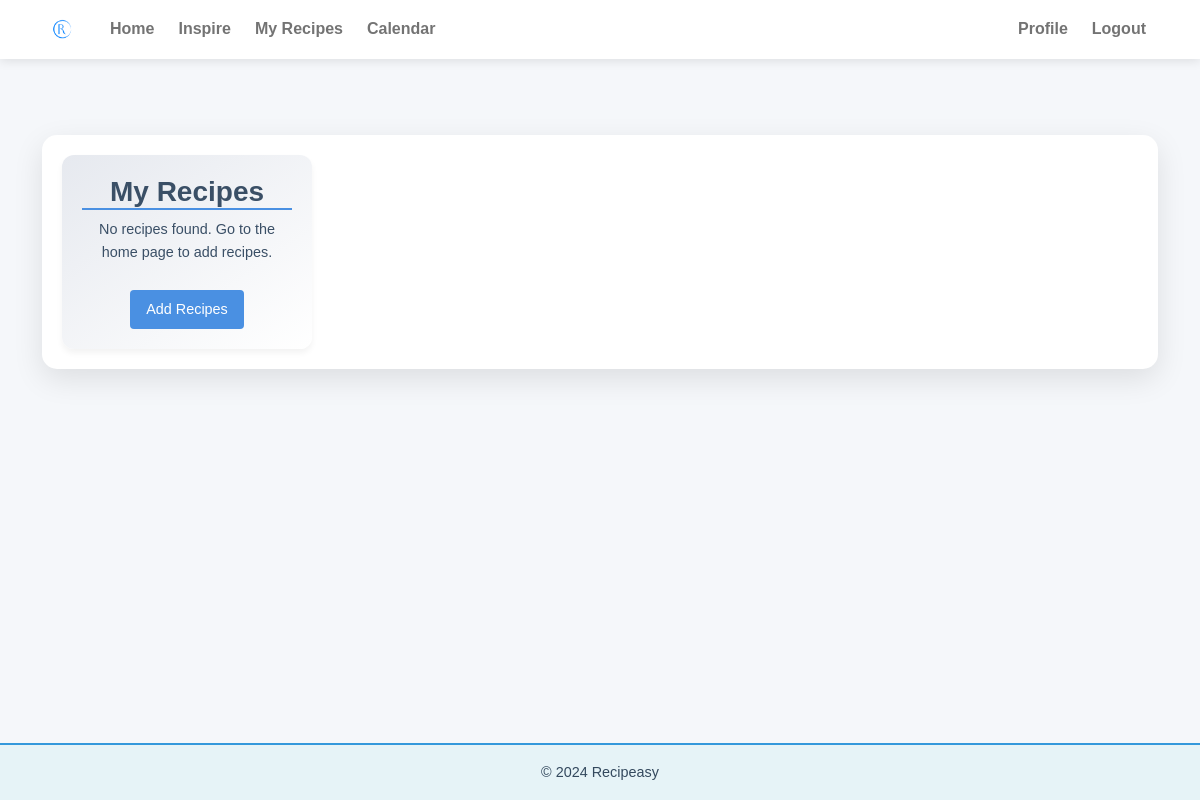
Page /calendar/ (signed in) on the earlier database version.
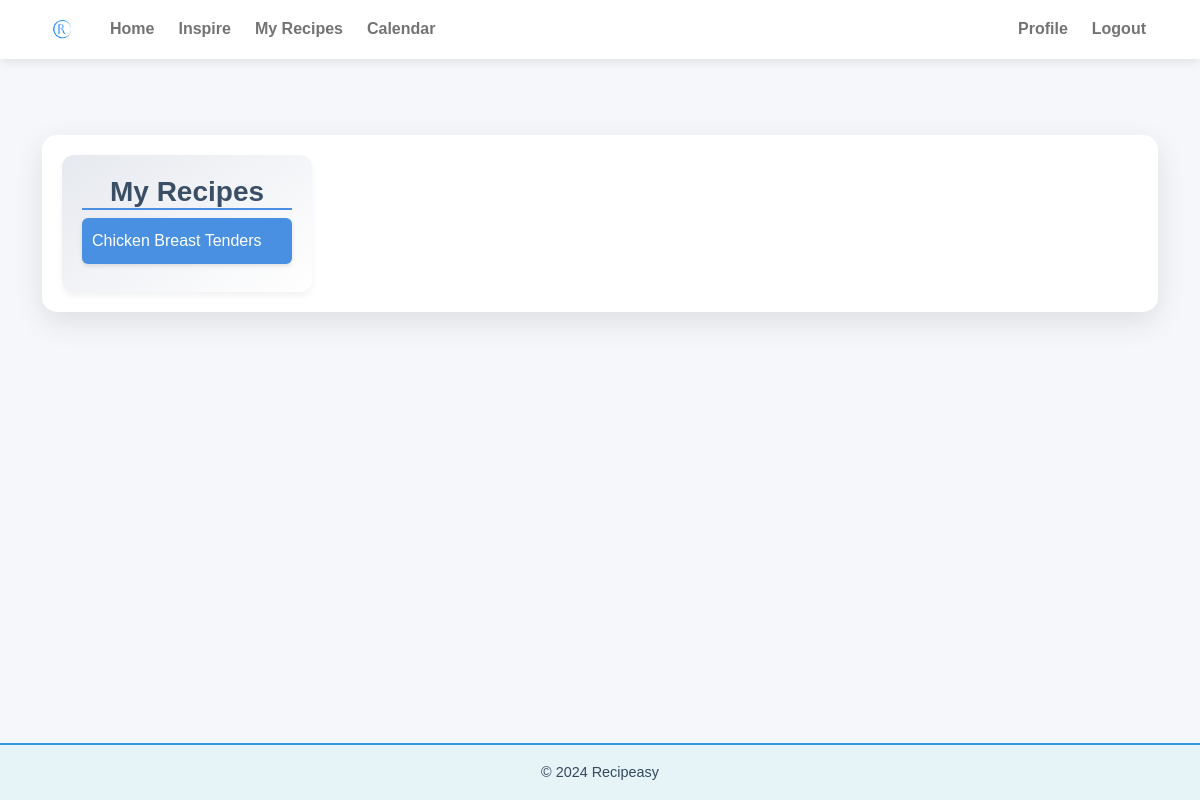
Same page on the later database version.
### recipes/models.py (models this page shows, shortened)
class Recipe(models.Model):
    name = models.CharField(max_length=200)
    description = models.TextField()
    image = models.ImageField(upload_to='recipes/')
    date = models.DateField(null=True, blank=True)
    rating = models.DecimalField(
        max_digits=2,
        decimal_places=1,
        default=1.0,
        validators=[
            MinValueValidator(1.0, message="Rating must be at least 1."),
            MaxValueValidator(5.0, message="Rating cannot exceed 5.")
        ]
    )
    is_inspiring = models.BooleanField(default=True)
    ingredients = models.TextField()
    tags = models.ManyToManyField(Tag, related_name='recipes', blank=True)

### recipes/views.py (the view)
# urls.py: path('calendar/', views.calendar_view, name='calendar'),
@login_required
def calendar_view(request):
    user_recipes = UserRecipe.objects.filter(user=request.user).select_related('recipe')
    recipes = [{
        'id': user_recipe.recipe.id,
        'name': user_recipe.recipe.name,
    } for user_recipe in user_recipes]
    context = {
        'my_recipes': recipes,
    }
    return render(request, 'calendar.html', context)

### recipes/templates/calendar.html (shortened to what this page needs)
{% extends 'base.html' %}
{% block content %}
<div class="calendar-container">
    <div class="sidebar">
        <h3>My Recipes</h3>
        <div id="external-events">
            {% if my_recipes %}
                {% for recipe in my_recipes %}
                    <div class="fc-event" data-recipe-id="{{ recipe.id }}">
                        <div class="fc-event-main">{{ recipe.name }}</div>
                    </div>
                {% endfor %}
            {% else %}
                <div class="no-recipes-message">
                    <p>No recipes found. Go to the home page to add recipes.</p>
                    <a href="{% url 'inspire' %}" class="add-recipe-btn">Add Recipes</a>
                </div>
            {% endif %}
        </div>
    </div>
    <div class="main-calendar">
    </div>
</div>
{% endblock %}

Differences in the rows shown:
added Recipe: name "Chicken Breast Tenders"
Other differences:
text no longer shown: "No recipes found. Go to the home page to add recipes. Add Recipes"
